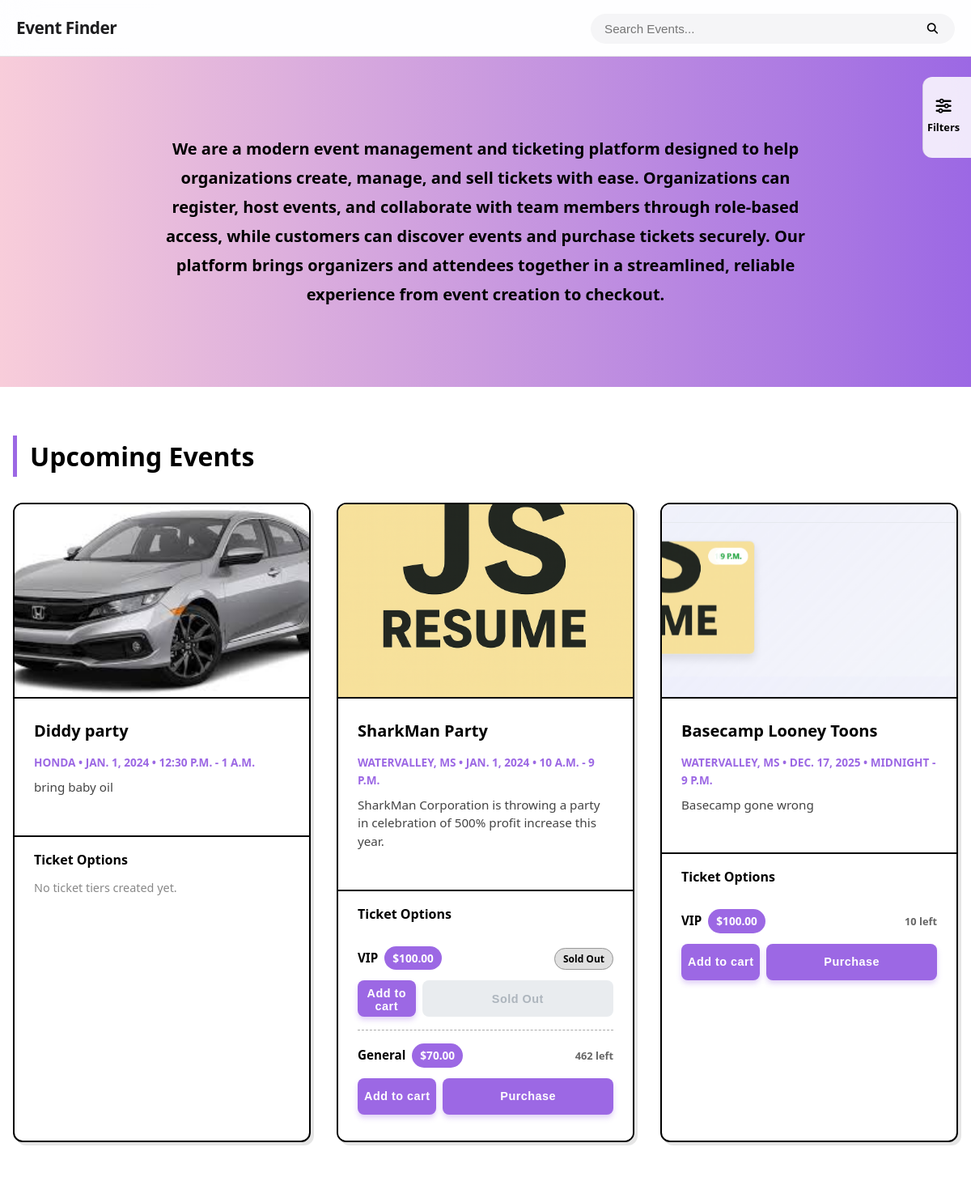
Before: / with the older database file.
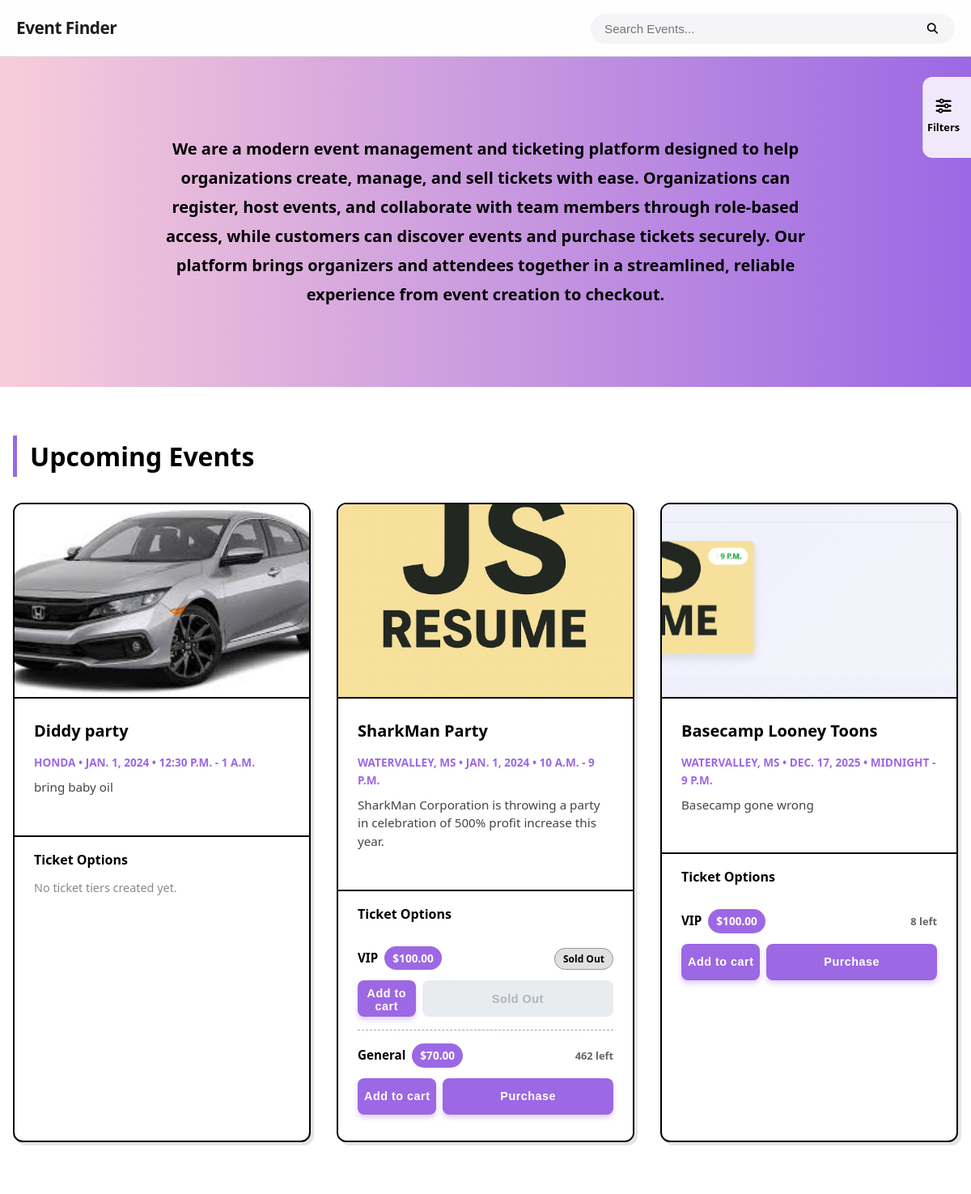
After: the same page with the newer database file.
### App/models.py (models this page shows, shortened)
class TicketTier(models.Model):
    class Status(models.TextChoices):
        VIP = "VIP",('VIP')
        GENERAL = "General",('General')
        BASIC = "Basic",('Basic')
    event = models.ForeignKey(Event, on_delete=models.CASCADE, related_name='ticket_tiers')
    type = models.CharField(max_length=10,choices=Status.choices, default="Basic")
    price = models.DecimalField(max_digits=8, decimal_places=2)
    quantity = models.IntegerField()

### App/views.py (the view)
# urls.py: path('', v.home_view, name='home_page'),
def home_view(request):
    annotated_tiers = TicketTier.objects.annotate(
        sold_tickets=Count('ticket'),
        remaining=F('quantity')
    )
    events_with_stats = Event.objects.all().prefetch_related(
        Prefetch('ticket_tiers', queryset=annotated_tiers)
    ).order_by('date')
    event_filter = EventFilter(request.GET, queryset=events_with_stats)
    context = {
        'filter': event_filter,
        'filter_active': bool(request.GET),
        'Event': event_filter.qs.distinct()
    }
    return render(request, 'home.html', context)

### App/context_processors.py (called while the page is built, shortened)
def current_url(request):
    return {
        'current_path': request.path,
        'current_full_url': request.get_full_path(),
        'current_absolute_uri': request.build_absolute_uri(),
    }

def base_view(request):
    if not request.user.is_authenticated:
        return {}

### App/templates/home.html (shortened to what the changed rows need)
{% extends "base.html" %}
{% load static %}
{% block content %}
<link rel="stylesheet" href="{% static 'home.css' %}">
<section class="events-section" id="events">
    <div class="container">
        <div class="events-header">
            <h2 class="section-title">Upcoming Events</h2>
        </div>
        <div class="events-grid">
            {% if SearchActive %}
            {% for event in Events %}
                <article class="event-card">
                    <div class="event-image">
                        {% if event.banner_image %}
                        <img src="{{ event.banner_image.url }}" alt="{{ event.title }}">
                        {% endif %}
                    </div>
                    <div class="event-content">
                        <h3 class="event-title">{{ event.title }}</h3>
                        <span class="event-date">{{ event.location }} • {{ event.start_time }} - {{ event.end_time }}</span>
                        <p class="event-desc">{{ event.description|truncatewords:20 }}</p>
                    </div>
                    <div class="ticket-tiers">
                        <h4>Ticket Options</h4>
                        {% for tier in event.ticket_tiers.all %}
                        <div class="ticket-tier">
                            <div class="tier-top-row">
                                <div class="tier-info">
                                    <span class="tier-name">{{ tier.type }}</span>
                                    <span class="tier-price">${{ tier.price|floatformat:2 }}</span>
                                </div>
                                <div class="tier-quantity">
                                    {% if tier.quantity > 0 %}
                                    <span class="qty-available">{{ tier.quantity }} left</span>
                                    {% else %}
                                    <span class="sold-out-badge">Sold Out</span>
                                    {% endif %}
                                </div>
                            </div>
                            <div class="ticket-actions">
                                <form action="{% url 'Add_Ticket_Cart' tier.id %}" method="POST" class="ticket-purchase-form">
                                    {% csrf_token %}
                                    <input type="hidden" name="quantity" value="1" class="hidden-quantity-input">
                                    <button type="button" class="btn-ticket btn-buy initial-buy-btn">
                                        Add to cart
                                    </button>
                                    <div class="quantity-selector hidden">
                                        <button type="button" class="qty-btn decrease-btn">
                                            <i class="fa-solid fa-trash-can"></i>
                                        </button>
                                        <span class="qty-display">1</span>
                                        <button type="button" class="qty-btn increase-btn">
                                            <i class="fa-solid fa-plus"></i>
                                        </button>
                                    </div>
                                    <button type="submit" class="btn-ticket btn-confirm hidden mt-2">
                                        Confirm Add
                                    </button>
                                </form>
                                {% if tier.quantity > 0 %}
                                <a class="action-form" href="{% url 'purchase_ticket' tier.id %}">
                                    <button type="submit" class="btn-ticket btn-buy">
                                        Purchase
                                    </button>
                                </a>
                                {% else %}
                                <button class="btn-ticket btn-disabled" disabled>Unavailable</button>
                                {% endif %}
                            </div>
                        </div>
                        {% empty %}
                        <p class="no-tickets">No ticket tiers created yet.</p>
                        {% endfor %}
                    </div>
                </article>
            {% endfor %}
            {% else %}
            {% for event in Event %}
            <article class="event-card">
                <div class="event-image">
                    {% if event.banner_image %}
                    <img src="{{ event.banner_image.url }}" alt="{{ event.title }}">
                    {% endif %}
                </div>
                <div class="event-content">
                    <h3 class="event-title">{{ event.title }}</h3>
                    <span class="event-date">{{ event.location }} • {{ event.date }} • {{ event.start_time }} - {{ event.end_time }}</span>
                    <p class="event-desc">{{ event.description|truncatewords:20 }}</p>
                </div>
                <div class="ticket-tiers">
                    <h4>Ticket Options</h4>
                    {% for tier in event.ticket_tiers.all %}
                    <div class="ticket-tier">
                        <div class="tier-top-row">
                            <div class="tier-info">
                                <span class="tier-name">{{ tier.type }}</span>
                                <span class="tier-price">${{ tier.price|floatformat:2 }}</span>
                            </div>
                            <div class="tier-quantity">
                                    {% if tier.quantity > 0 %}
                                    <span class="qty-available">{{ tier.remaining }} left</span>
                                    {% else %}
                                    <span class="sold-out-badge">Sold Out</span>
                                    {% endif %}
                            </div>
                        </div>
                        <div class="ticket-actions">
                        {% if request.user.is_authenticated %}
                            <form action="{% url 'Add_Ticket_Cart' tier.id %}" method="POST" class="ticket-purchase-form">
                        {% else %}
                            <form action="{% url 'customer-signup' %}" method="POST" class="ticket-purchase-form">
                        {% endif %}
                                <button type="button" class="btn-ticket btn-buy initial-buy-btn">
                                    Add to cart
                                </button>
                            </form>
                            {% if tier.remaining > 0 %}
                                {% if request.user.is_authenticated %}
                                    <a class="action-form" href="{% url 'purchase_ticket' tier.id %}">
                                {% else %}
                                    <a class="action-form" href="{% url 'customer-signup' %}">
                                {% endif %}
                                        <button type="submit" class="btn-ticket btn-buy">Purchase</button>
                                    </a>
                            {% else %}
                                <button class="btn-ticket btn-disabled" disabled>Sold Out</button>
                            {% endif %}
                        </div>
                    </div>
                    {% empty %}
                    <p class="no-tickets">No ticket tiers created yet.</p>
                    {% endfor %}
                </div>
            </article>
            {% endfor %}
            {% endif %}
        </div>
    </div>
</section>
{% endblock content %}

Changed rows visible on the page:
changed TicketTier (number 3 of 3 on the later page): remaining "10" → "8"
